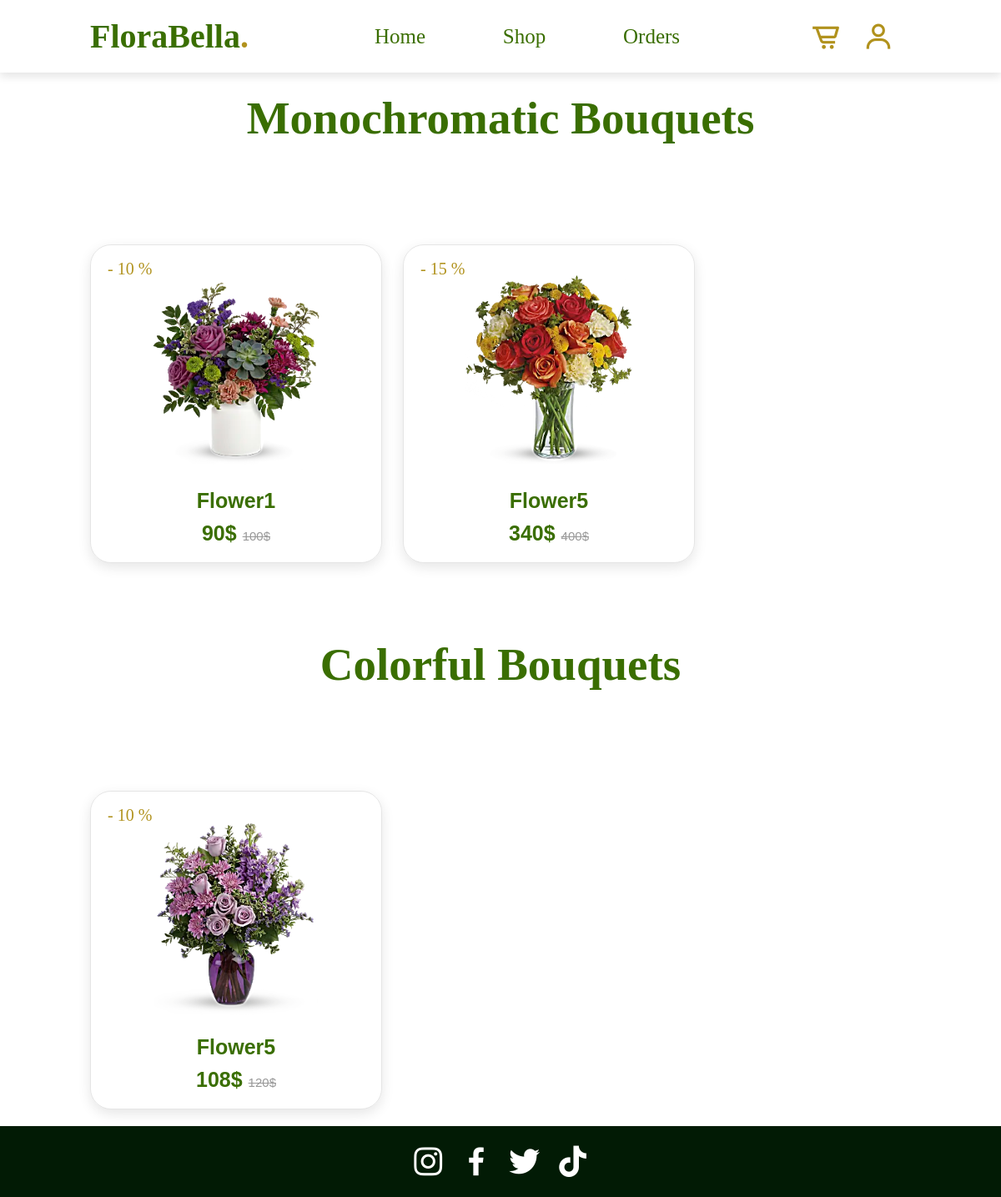
The page /shop.php on the database its author committed.
### tables this page shows
CREATE TABLE `categorie` (
  `cid` int(11) NOT NULL,
  `name` varchar(250) NOT NULL
);

CREATE TABLE `products` (
  `id` int(100) NOT NULL,
  `name` varchar(100) NOT NULL,
  `price` int(100) NOT NULL,
  `image` varchar(100) NOT NULL,
  `discount` int(11) NOT NULL,
  `cid` int(11) NOT NULL
);

### shop.php (the view, shortened to what this page needs)
<?php
    include('db_config/connect.php');
?>
<!DOCTYPE html>
<html>
<head>
    <link rel="stylesheet" href="css/header.css" >
    <link rel="stylesheet" href="css/shop.css" >
    <link rel="stylesheet" href="css/footer.css" >
    <link rel="stylesheet" href="https://cdnjs.com/libraries/font-awesome">
    <link rel="stylesheet" href="https://unpkg.com/boxicons@latest/css/boxicons.min.css">
</head>
<body>
 <?php require "userheader.php";?>
<section class="products" id="products">
    <?php
                $query = "select * from categorie ";
                $result = mysqli_query($con,$query);
    ?>
    <?php if(mysqli_num_rows($result) > 0):?>
        <?php while ($row = mysqli_fetch_assoc($result)):?>
            <?php
                $categoriename= $row['name'];
                $parts = explode(" ", $categoriename);
                $part1 = $parts[0];
                $part2 = $parts[1];
            ?>
            <h1 class="heading"> <?=$part1?> <?=$part2?></h1>
            <div class="box-container">
            <?php
				$cid=$row['cid'];
				$query = "select * from products where cid = '$cid' ";
				$result2 = mysqli_query($con,$query);
            ?>
            <?php if(mysqli_num_rows($result2) > 0):?>
                <?php while ($product_row = mysqli_fetch_assoc($result2)):?>
                        <div class="box">
                            <span class="discount"> - <?=$product_row['discount']?> %</span>
                            <div class="image">
                                <img src="<?=$product_row['image']?>" alt="">
                            </div>
                            <div class="content">
                                <h3><?=$product_row['name']?></h3>
                                <div class="price"><?=$product_row['price']-($product_row['price']*($product_row['discount']/100))?>$ <span><?=$product_row['price']?>$</span></div>
                            </div>
                        </div>
                <?php endwhile;?>
		    <?php endif;?>
            </div>
        <?php endwhile;?>
	<?php endif;?>
</section>
<section class="footer">
<?php require "footer.php";?>
</section>
</body>
</html>

### userheader.php (shortened to what this page needs)
<header>
  <a href="#" class="logo">FloraBella<span>.</span></a>
  <nav class="navbar">
    <a href="FloraBella.php">Home</a>
    <a href="shop.php">Shop</a>
    <a href="user_orders.php">Orders</a>
  </nav>
  <div class="icons">
    <a href="cart.php"><i class='bx bx-cart-alt'></i></a>
    <a href="#" id="user-icon"><i class='bx bx-user'></i></a>
  </div>
</header>

### footer.php
<footer>
<i class='bx bxl-instagram'></i>
<i class='bx bxl-facebook'></i>
<i class='bx bxl-twitter'></i>
<i class='bx bxl-tiktok' ></i>
</footer>

### css/header.css (style rules this page uses)
:root { --pink:#3a6e01; }
header { position: fixed; top: 0;left: 0;right: 0; background: #fff; padding: 2rem 9%; display: flex; align-items: center; justify-content: space-between; z-index: 1000; box-shadow: 0 .5rem 1rem rgba(0, 0, 0, .1); }
header .navbar a { font-size: 2.5rem; padding: 0 4.5rem; color: #3a6e01; font-family: 'ui',rounded; }
header .icons { display: flex; align-items: center; }
header .icons i { font-size: 38px; color:#b1921d ; margin-left: 5px; margin-right: 20px; transition: all .50s ease; }
header .logo { font-size: 4rem; color: #3a6e01; font-weight: bolder; font-family: 'ui',rounded ; }
header .logo span { color:#b1921d; font-family: 'ui',rounded; }

### css/shop.css (style rules this page uses)
:root { --pink:#3a6e01; }
* { margin: 0; padding: 0; box-sizing: border-box; font-family: Arial, Helvetica, sans-serif; outline: none;border: none; text-decoration: none; text-transform: capitalize; transition: .2s linear; }
html { font-size: 62.5%; scroll-behavior: smooth; scroll-padding-top: 6rem; overflow-x: hidden; }
section { padding: 2rem 9% ; }
.heading { text-align: center; font-size: 5.5rem; color: #3a6e01; padding: 3rem; margin: 9rem auto; background: white; font-family: 'ui',rounded; padding-top: 0; }
.products .box-container { display: flex; flex-wrap: wrap; gap: 2.5rem; }
.products .box-container .box { flex:0 35rem; box-shadow: 0 .5rem 1.5rem rgba(0, 0, 0, .1); border-radius: 2.5rem; border: .1rem solid rgba(0, 0, 0, .1); position: relative; }
.products .box-container .box .discount { position: absolute; top: 1rem;left: 1rem; padding: .7rem 1rem; font-size: 2rem; color: #b1921d; background: white; z-index: 1; border-radius: .5rem; font-family: 'ui',rounded; }
.products .box-container .box .image { position: relative; text-align: center; padding-top: 2rem; overflow: hidden; }
.products .box-container .box .image img { height: 25rem; }
.products .box-container .box .content { padding: 2rem; text-align: center; }
.products .box-container .box .content h3 { font-size: 2.5rem; color:#3a6e01; }
.products .box-container .box .content .price { font-size: 2.5rem; color: var(--pink); font-weight: bolder; padding-top: 1rem; }
.products .box-container .box .content .price span { font-size: 1.5rem; color: #999; font-weight: lighter; padding-top: 1rem; text-decoration: line-through; }

### css/footer.css (style rules this page uses)
.footer { display: flex; margin: 0; justify-content: center; background-color:#021b05; }
.footer i { margin: 0 5px; font-size: 45px; color: #fff; }

### rows shown on the page
categorie: name "Monochromatic", name "Bouquets"
products: discount "10", image (picture), name "Flower1", $product_row['price']-($product_row['price']*($product_row['discount']/100)) "90", price "100"
products: discount "15", image (picture), name "Flower5", $product_row['price']-($product_row['price']*($product_row['discount']/100)) "340", price "400"
categorie: name "Colorful", name "Bouquets"
products: discount "10", image (picture), name "Flower5", $product_row['price']-($product_row['price']*($product_row['discount']/100)) "108", price "120"
